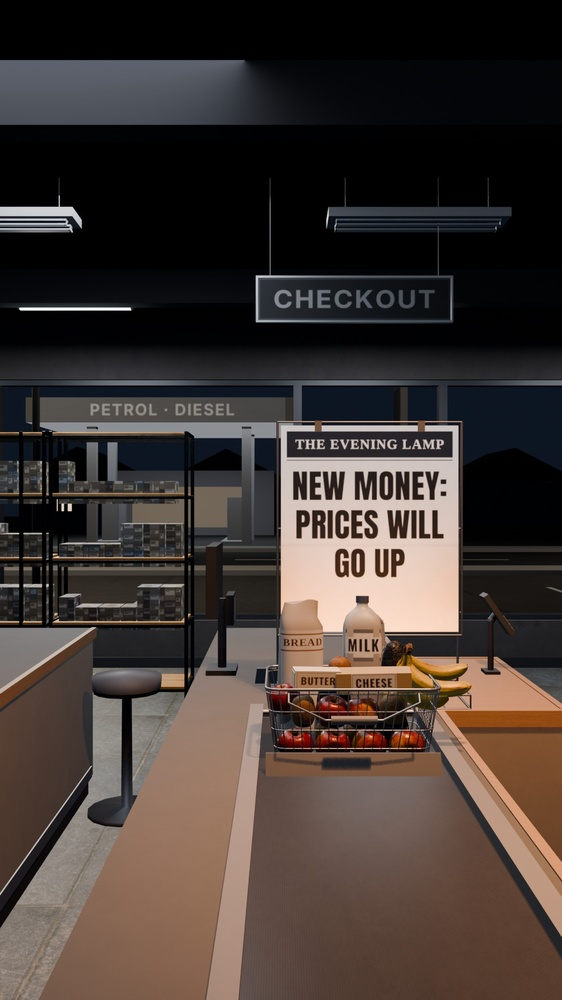
#> input picture austerity-explainer/working-files/session-scratch/redesign/check-round-5-checkout/blender-composed.jpg, 562 x 1000 px, shrunk from 1080 x 1920 before the run
$ python regions.py blender-composed.jpg
#> lines starting #> are read from the running program, lines starting #| are printed output that depends on the picture
# Measures brightness of named regions in the checkout stills (fractions of frame).
import sys, numpy as np
from PIL import Image
def lum(p):
#> called with p = 'blender-composed.jpg'
    a=np.asarray(Image.open(p).convert('RGB')).astype(float)/255
    return a, 0.2126*a[...,0]+0.7152*a[...,1]+0.0722*a[...,2]
regions={
 'title band 0.06-0.90 x 0.05-0.22':(0.06,0.90,0.05,0.22),
 'beam slab left 0-0.45 x 0.06-0.12':(0.0,0.45,0.065,0.12),
 'lit tube left 0.03-0.24 x 0.30-0.32':(0.03,0.24,0.300,0.315),
 'bill words 0.52-0.80 x 0.47-0.57':(0.52,0.80,0.47,0.57),
 'bill white bottom 0.52-0.80 x 0.58-0.62':(0.52,0.80,0.58,0.62),
 'checkout sign 0.46-0.80 x 0.28-0.32':(0.46,0.80,0.28,0.32),
 'petrol fascia 0.05-0.50 x 0.40-0.42':(0.05,0.50,0.395,0.425),
 'bottom quarter 0-1 x 0.78-1.0':(0,1,0.78,1.0),
 'belt near 0.42-0.95 x 0.80-1.0':(0.42,0.95,0.8,1.0),
 'whole':(0,1,0,1),
}
for p in sys.argv[1:]:
    a,L=lum(p); h,w=L.shape
#> after `a, L = lum(p)`:
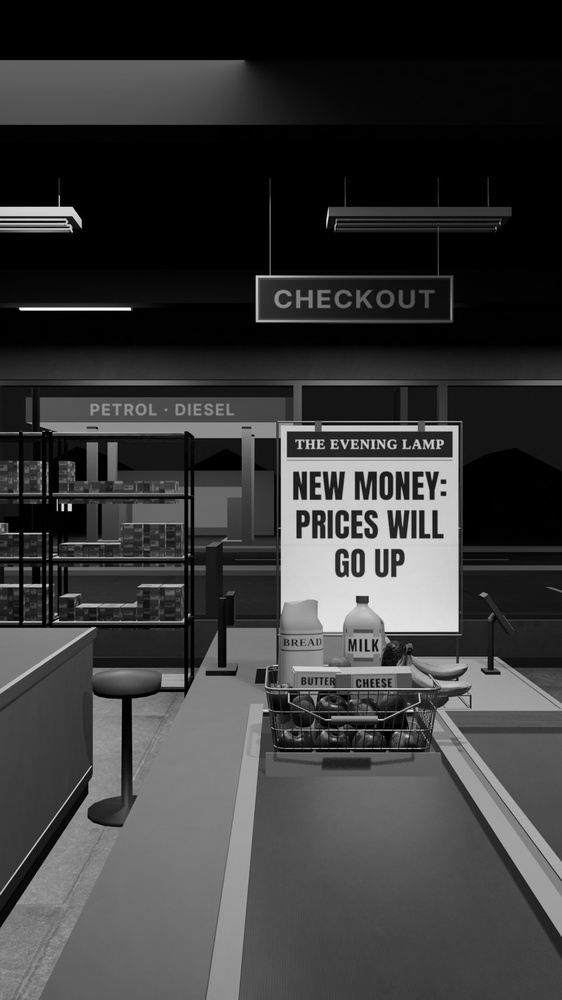
#> L: shape (1000, 562) float64; min 0, max 0.999, mean 0.228
#> after `h, w = L.shape`: h = 1000; w = 562
    print(p.split('/')[-1], w,h)
#| blender-composed.jpg 562 1000
    for k,(x0,x1,y0,y1) in regions.items():
        r=L[int(y0*h):int(y1*h), int(x0*w):int(x1*w)]
        print(f'  {k:45s} mean {r.mean():.3f}  p95 {np.percentile(r,95):.3f} max {r.max():.3f}')
#> this loop made 10 passes
#|   title band 0.06-0.90 x 0.05-0.22              mean 0.077  p95 0.364 max 0.896
#|   beam slab left 0-0.45 x 0.06-0.12             mean 0.327  p95 0.380 max 0.384
#|   lit tube left 0.03-0.24 x 0.30-0.32           mean 0.250  p95 0.999 max 0.999
#|   bill words 0.52-0.80 x 0.47-0.57              mean 0.554  p95 0.833 max 0.873
#|   bill white bottom 0.52-0.80 x 0.58-0.62       mean 0.813  p95 0.875 max 0.905
#|   checkout sign 0.46-0.80 x 0.28-0.32           mean 0.155  p95 0.423 max 0.586
#|   petrol fascia 0.05-0.50 x 0.40-0.42           mean 0.318  p95 0.562 max 0.605
#|   bottom quarter 0-1 x 0.78-1.0                 mean 0.370  p95 0.608 max 0.796
#> (further printed lines are left out)
#> pass 1, `r=L[int(y0*h):int(y1*h), int(x0*w):int(x1*w)]`:
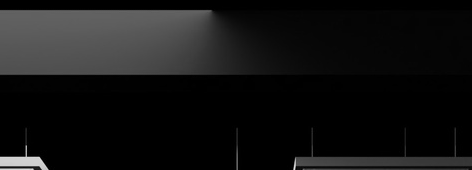
#> r: shape (170, 472) float64; min 0, max 0.896, mean 0.0772
#> pass 2, `r=L[int(y0*h):int(y1*h), int(x0*w):int(x1*w)]`:
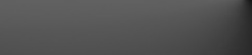
#> r: shape (55, 252) float64; min 0.0829, max 0.384, mean 0.327

$ run again, on austerity-explainer/working-files/session-scratch/redesign/check-round-5-checkout/crop-plate-bottomleft.jpg
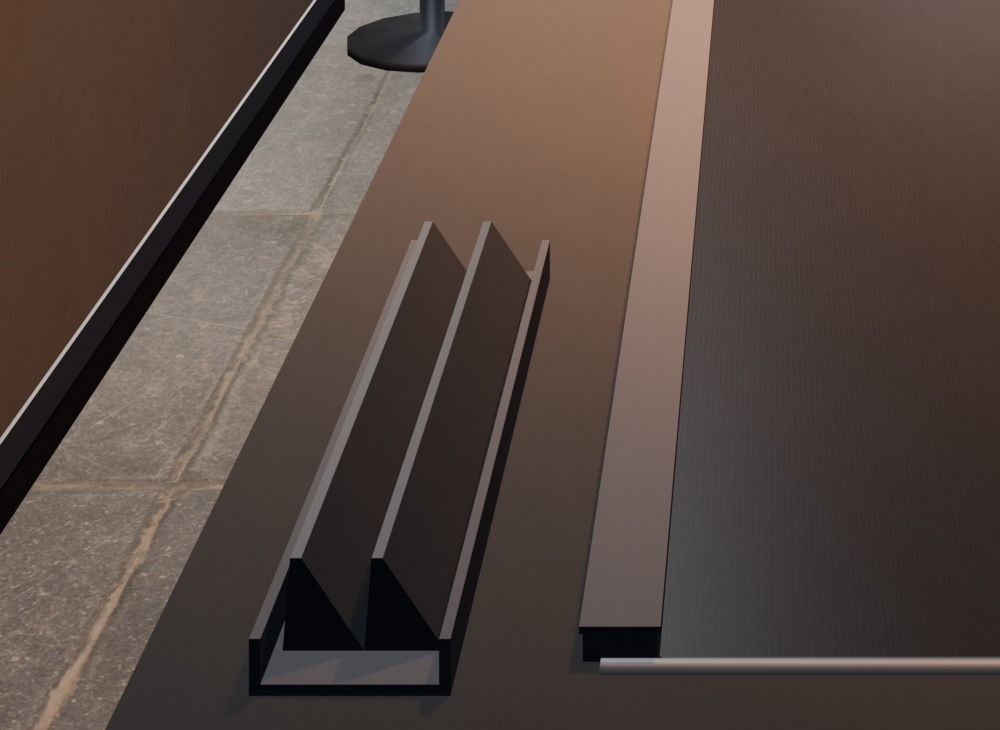
#> input picture austerity-explainer/working-files/session-scratch/redesign/check-round-5-checkout/crop-plate-bottomleft.jpg, 1000 x 730 px
#| crop-plate-bottomleft.jpg 1000 730
#> the loop `for k,(x0,x1,y0,y1) in regions.items():` made 10 passes
#|   title band 0.06-0.90 x 0.05-0.22              mean 0.355  p95 0.577 max 0.779
#|   beam slab left 0-0.45 x 0.06-0.12             mean 0.281  p95 0.548 max 0.779
#|   lit tube left 0.03-0.24 x 0.30-0.32           mean 0.251  p95 0.524 max 0.760
#|   bill words 0.52-0.80 x 0.47-0.57              mean 0.308  p95 0.448 max 0.480
#|   bill white bottom 0.52-0.80 x 0.58-0.62       mean 0.297  p95 0.414 max 0.430
#> (further printed lines are left out)
#> pass 1, `r=L[int(y0*h):int(y1*h), int(x0*w):int(x1*w)]`:
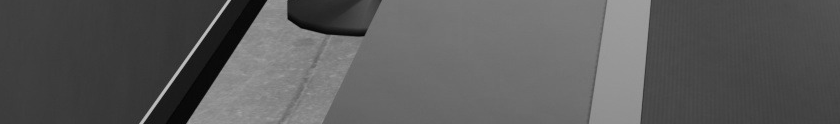
#> r: shape (124, 840) float64; min 0.000834, max 0.779, mean 0.355
#> pass 2, `r=L[int(y0*h):int(y1*h), int(x0*w):int(x1*w)]`:
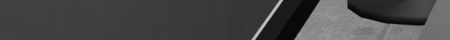
#> r: shape (40, 450) float64; min 0.000834, max 0.779, mean 0.281

$ run again, on austerity-explainer/working-files/session-scratch/redesign/check-round-5-checkout/crop-plate-left.jpg
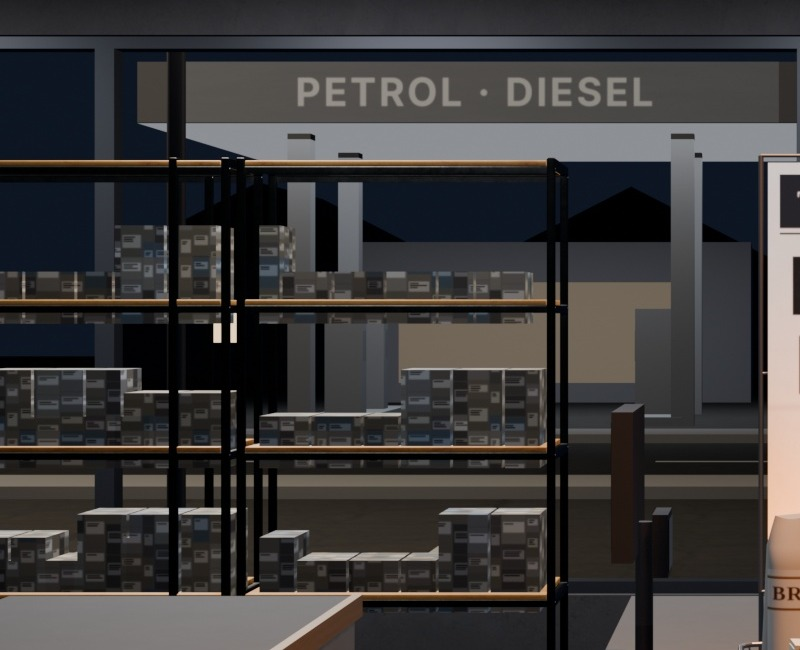
#> input picture austerity-explainer/working-files/session-scratch/redesign/check-round-5-checkout/crop-plate-left.jpg, 800 x 650 px
#| crop-plate-left.jpg 800 650
#> the loop `for k,(x0,x1,y0,y1) in regions.items():` made 10 passes
#|   title band 0.06-0.90 x 0.05-0.22              mean 0.290  p95 0.562 max 0.591
#|   beam slab left 0-0.45 x 0.06-0.12             mean 0.176  p95 0.333 max 0.456
#|   lit tube left 0.03-0.24 x 0.30-0.32           mean 0.092  p95 0.223 max 0.229
#|   bill words 0.52-0.80 x 0.47-0.57              mean 0.340  p95 0.411 max 0.709
#|   bill white bottom 0.52-0.80 x 0.58-0.62       mean 0.218  p95 0.400 max 0.515
#> (further printed lines are left out)
#> pass 1, `r=L[int(y0*h):int(y1*h), int(x0*w):int(x1*w)]`:
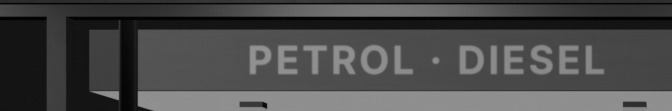
#> r: shape (111, 672) float64; min 0.00113, max 0.591, mean 0.29
#> pass 2, `r=L[int(y0*h):int(y1*h), int(x0*w):int(x1*w)]`:
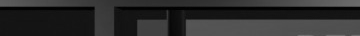
#> r: shape (36, 360) float64; min 0.00113, max 0.456, mean 0.176

$ run again, on austerity-explainer/working-files/session-scratch/redesign/check-round-5-checkout/phone-compare.jpg
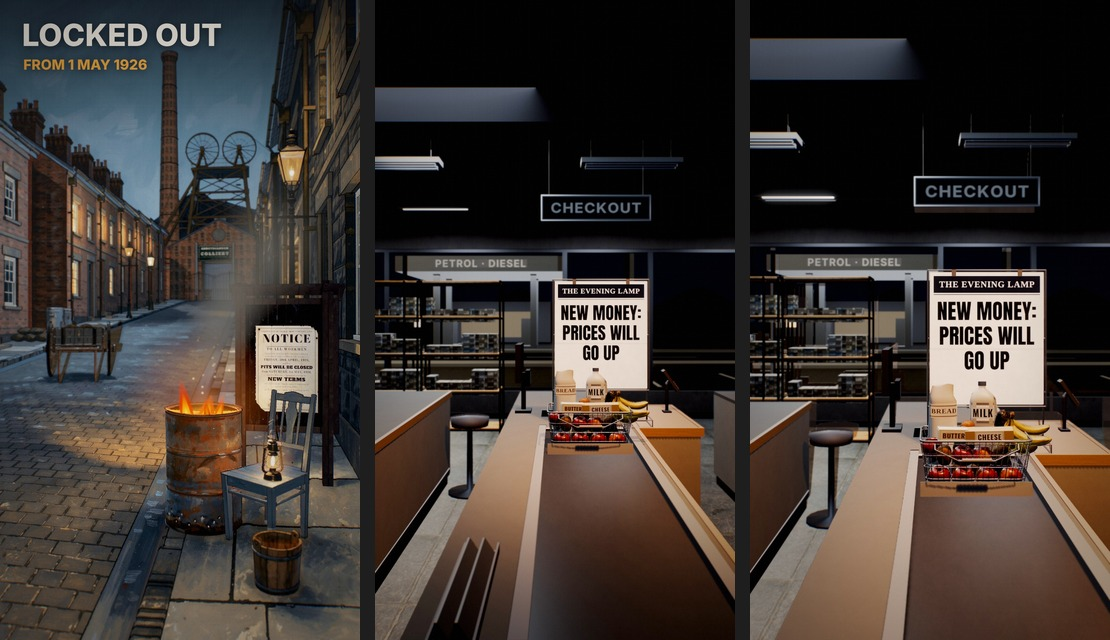
#> input picture austerity-explainer/working-files/session-scratch/redesign/check-round-5-checkout/phone-compare.jpg, 1110 x 640 px
#| phone-compare.jpg 1110 640
#> the loop `for k,(x0,x1,y0,y1) in regions.items():` made 10 passes
#|   title band 0.06-0.90 x 0.05-0.22              mean 0.132  p95 0.422 max 0.853
#|   beam slab left 0-0.45 x 0.06-0.12             mean 0.179  p95 0.519 max 0.853
#|   lit tube left 0.03-0.24 x 0.30-0.32           mean 0.305  p95 0.581 max 0.605
#|   bill words 0.52-0.80 x 0.47-0.57              mean 0.239  p95 0.863 max 0.970
#|   bill white bottom 0.52-0.80 x 0.58-0.62       mean 0.226  p95 0.852 max 0.908
#> (further printed lines are left out)
#> pass 1, `r=L[int(y0*h):int(y1*h), int(x0*w):int(x1*w)]`:
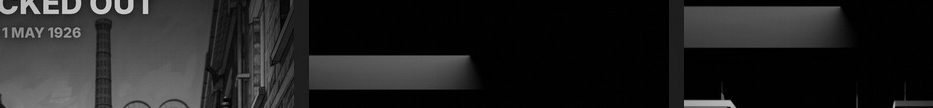
#> r: shape (108, 933) float64; min 0, max 0.853, mean 0.132
#> pass 2, `r=L[int(y0*h):int(y1*h), int(x0*w):int(x1*w)]`:
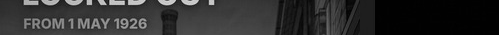
#> r: shape (35, 499) float64; min 0, max 0.853, mean 0.179
